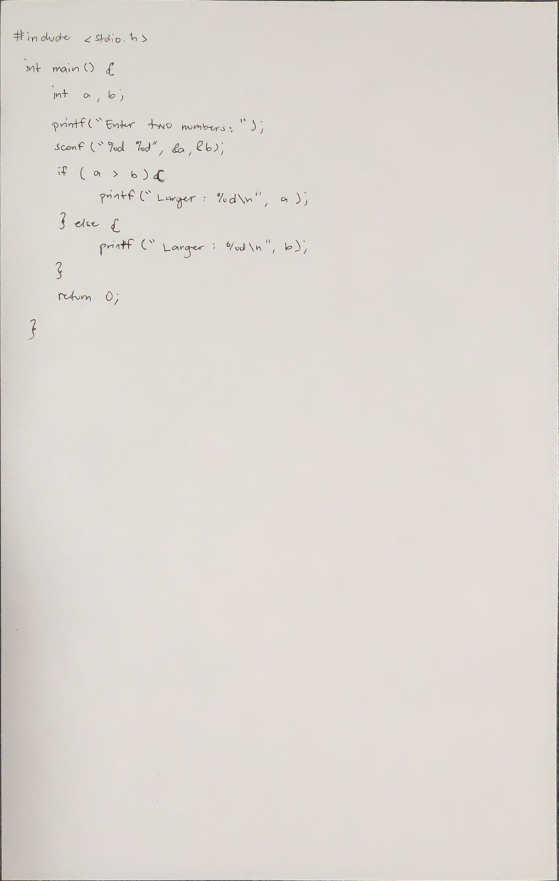
#> input picture ocr_feature/samples/bond_writer1_1.jpg, 1675 x 2642 px (shown at 1/3 size); its folder holds only this picture in this run
$ python -i preprocess.py   (imports and definitions only)
#> lines starting #> are read from the running program, lines starting #| are printed output that depends on the picture; after the words box and inside, x2 and y2 are one past the last pixel; in counts of white or black regions, pixels touching at a corner belong together
from dataclasses import dataclass
from pathlib import Path

import cv2
import numpy as np


@dataclass(frozen=True)
class PreprocessConfig:
    """Tunable preprocessing knobs. The defaults reproduce the pipeline's
    long-standing behavior; change them only with a before/after CER
    comparison (evaluate_cer.py) to show the change actually helps."""

    # Cap resolution -- beyond this the OCR model downsamples internally
    # anyway, so paying denoise/detect cost for it is wasted.
    max_side: int = 1600

    # Non-local-means denoising (cv2.fastNlMeansDenoising).
    denoise: bool = True
    denoise_strength: int = 10
    denoise_template_window: int = 7
    denoise_search_window: int = 21

    # Adaptive Gaussian threshold to a black/white image.
    threshold: bool = True
    threshold_block_size: int = 31
    threshold_c: int = 15

    # A fixed block size is implicitly tuned for one handwriting size: too
    # large a block spans several characters when the writing is small, and
    # thresholding degrades. Setting threshold_block_scale derives the block
    # from the measured glyph height instead (block = scale x glyph, rounded
    # to odd), so the pipeline copes with whatever size the student wrote.
    #
    # Measured on 13 labelled samples (2 writers, bond + greenbook paper):
    # fixed 31 -> 0.223 CER; scale 1.5 -> 0.198. Best on every subgroup, and
    # it removes the penalty from show-through when both sides of a sheet are
    # written on (0.370 -> 0.229 with, 0.242 -> 0.226 without).
    # Set to None to go back to the fixed threshold_block_size.
    threshold_block_scale: float | None = 1.5

    # Paper type changes what denoising should do. Recycled stock (greenbook)
    # carries speckle that survives the default strength and gets thresholded
    # as ink; smooth bond paper is damaged by stronger denoising, which erodes
    # thin strokes. Measured on 13 samples:
    #
    #                        greenbook   bond
    #   denoise 10 (default)     0.354  0.151
    #   denoise 20               0.290  0.209
    #
    # No single strength serves both, so pick per page from the paper's own
    # background texture. Measured separation was clean: bond 0.47-1.89,
    # greenbook 2.53-2.62, threshold set at the midpoint.
    #
    # Enabled by default 2026-08-02: safe on bond paper (every bond sample
    # measures below the threshold, so behavior there is unchanged) and
    # measurably better on greenbook. Yellow pad is still unmeasured -- if
    # it lands above the threshold and the stronger denoise doesn't suit it,
    # re-check against a labelled batch and adjust textured_paper_threshold
    # or add a third profile rather than assuming this setting is final.
    adaptive_denoise: bool = True
    textured_paper_threshold: float = 2.2
    textured_denoise_strength: int = 20


DEFAULT_CONFIG = PreprocessConfig()


def _median_glyph_height(gray) -> float:
    """Median height of glyph-sized connected components, as a cheap proxy
    for how large the handwriting is in this image. Returns 0.0 when nothing
    plausible is found, so callers can fall back."""
    # Adaptive rather than Otsu: a global threshold is thrown off by any
    # large uniform region (a wide margin, a blown-out area), which can
    # collapse the whole page into a single component.
    binary = cv2.adaptiveThreshold(
        gray, 255, cv2.ADAPTIVE_THRESH_GAUSSIAN_C,
        cv2.THRESH_BINARY_INV, 31, 15)
    count, _, stats, _ = cv2.connectedComponentsWithStats(binary, connectivity=8)
    heights = []
    for i in range(1, count):
        w = stats[i, cv2.CC_STAT_WIDTH]
        h = stats[i, cv2.CC_STAT_HEIGHT]
        area = stats[i, cv2.CC_STAT_AREA]
        # Skip speckles, page-sized blobs, and long rules/edges.
        if 4 <= h <= 300 and area >= 12 and w <= 12 * h:
            heights.append(h)
    return float(np.median(heights)) if heights else 0.0


def _background_noise(gray) -> float:
    """Mean absolute residual against a median blur, over background pixels
    only, as a proxy for how textured the paper is. Ink is excluded by the
    brightness mask so the measure reflects the page, not the writing."""
    residual = cv2.absdiff(gray, cv2.medianBlur(gray, 5)).astype(np.float32)
    background = gray > np.percentile(gray, 60)
    if not background.any():
        return 0.0
    return float(residual[background].mean())


def preprocess_image(
    image_path: str,
    output_dir: str = "outputs",
    config: PreprocessConfig = DEFAULT_CONFIG,
) -> str:
    """Preprocess an image for OCR, writing the result to output_dir and
    returning its path."""
#> called with image_path = 'samples/bond_writer1_1.jpg', output_dir = 'outputs'

    image_path = Path(image_path)
    output_dir = Path(output_dir)
    output_dir.mkdir(exist_ok=True)

    img = cv2.imread(str(image_path))
#> img is the input picture: shape (2642, 1675, 3); mean B, G, R 211.6, 216.3, 220.8
    if img is None:
        raise ValueError(f"Could not read image file: {image_path}")

    height, width = img.shape[:2]
#> height = 2642; width = 1675
    longest_side = max(height, width)
#> longest_side = 2642

    if longest_side > config.max_side:
        scale = config.max_side / longest_side
#> scale = 0.606
        img = cv2.resize(
            img,
            (int(width * scale), int(height * scale)),
            interpolation=cv2.INTER_AREA,
        )
#> img: shape (1600, 1014, 3)

    processed = cv2.cvtColor(img, cv2.COLOR_BGR2GRAY)
    if config.denoise:
        strength = config.denoise_strength
        if config.adaptive_denoise:
            if _background_noise(processed) >= config.textured_paper_threshold:
#> in _background_noise, `residual = cv2.absdiff(gray, cv2.medianBlur(gray, 5)).astype(np.float32)`:
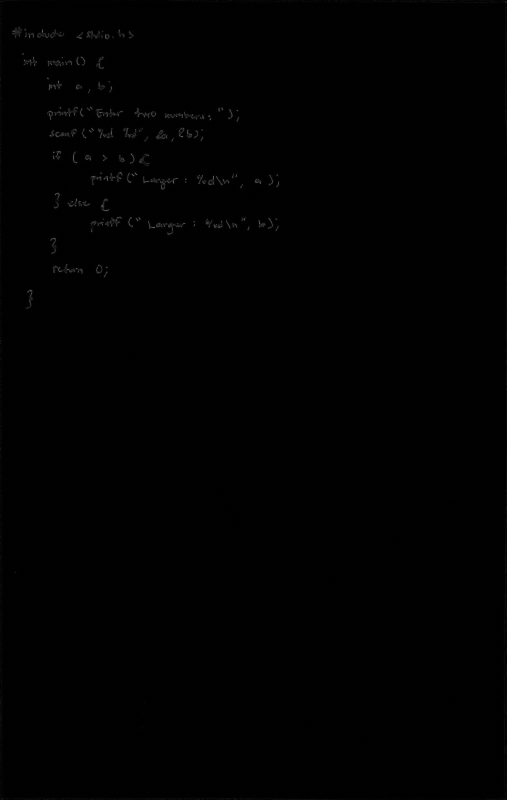
#> residual: shape (1600, 1014) float32 (shown at 1/2 size); min 0, max 131, mean 0.8
#> in _background_noise, `background = gray > np.percentile(gray, 60)`:
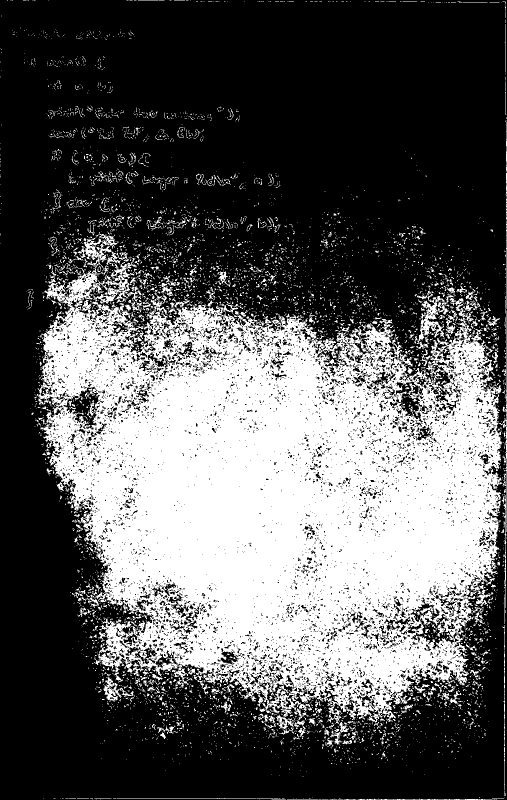
#> background: shape (1600, 1014) bool (shown at 1/2 size); 35.5% white; 5597 white regions (5147 under 20 px), largest, box (x1, y1, x2, y2) and area: (75, 468, 1006, 1445) 527389, (833, 587, 909, 688) 2165, (1003, 441, 1014, 1248) 1574
                strength = config.textured_denoise_strength
        processed = cv2.fastNlMeansDenoising(
            processed,
            None,
            strength,
            config.denoise_template_window,
            config.denoise_search_window,
        )
    if config.threshold:
        block_size = config.threshold_block_size
        if config.threshold_block_scale is not None:
            glyph = _median_glyph_height(processed)
#> in _median_glyph_height, `binary = cv2.adaptiveThreshold( gray, 255, cv2.ADAPTIVE_THRESH_GAUSSIA..`:
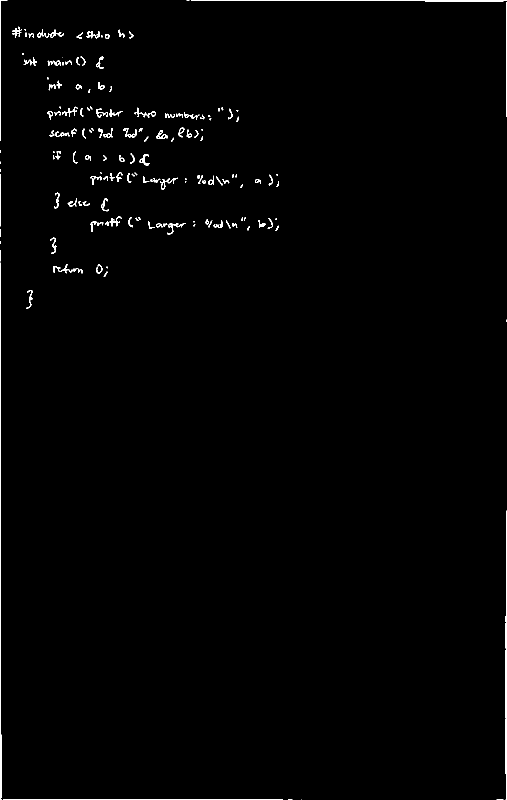
#> binary: shape (1600, 1014) (shown at 1/2 size); 0.88% white; 166 white regions (43 under 20 px), largest, box (x1, y1, x2, y2) and area: (0, 526, 4, 1600) 1854, (1011, 1021, 1014, 1600) 1319, (382, 0, 1014, 3) 1212
#> in _median_glyph_height, `count, _, stats, _ = cv2.connectedComponentsWithStats(binary, connecti..`: count = 167; stats = 167 rows, first 6: [0, 0, 1014, 1600, 1608076], [0, 0, 15, 282, 299], [373, 0, 6, 1, 6], [382, 0, 632, 3, 1212], [1012, 4, 2, 230, 309], [24, 53, 20, 22, 134]
#> the loop in _median_glyph_height, `for i in range(1, count):` made 166 passes
#> (w, h, area) on passes 1, 3, 4: (15, 282, 299), (632, 3, 1212), (2, 230, 309)
#> after the loop in _median_glyph_height, `for i in range(1, count):`: heights = 137 values, max 282 at index 0, min 4 at index 13, mean 17.91
#> glyph = 12
            if glyph > 0:
                # adaptiveThreshold requires an odd block of at least 3.
                block_size = max(3, int(round(config.threshold_block_scale * glyph)))
#> block_size = 18
                if block_size % 2 == 0:
                    block_size += 1
#> block_size = 19
        processed = cv2.adaptiveThreshold(
            processed,
            255,
            cv2.ADAPTIVE_THRESH_GAUSSIAN_C,
            cv2.THRESH_BINARY,
            block_size,
            config.threshold_c,
        )
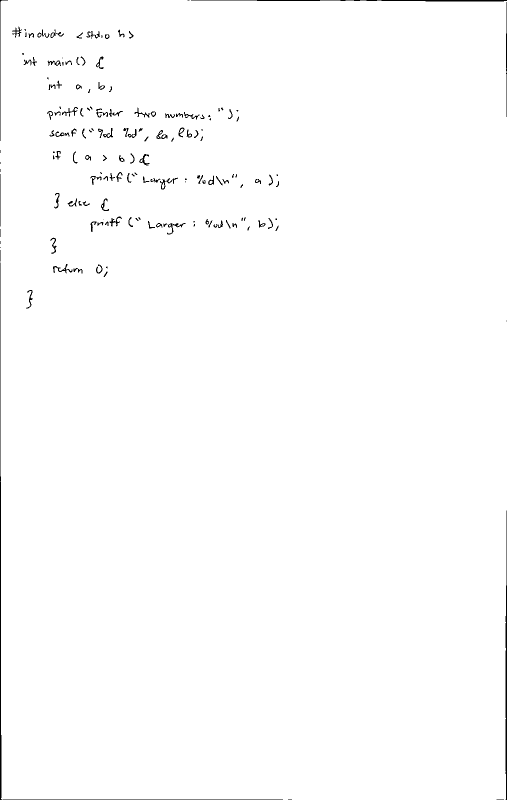
#> processed: shape (1600, 1014) (shown at 1/2 size); 99.2% white; 170 black regions (51 under 20 px), largest, box (x1, y1, x2, y2) and area: (0, 526, 5, 1600) 1850, (1011, 1021, 1014, 1600) 1315, (382, 0, 1014, 3) 1209

    output_path = output_dir / f"{image_path.stem}_preprocessed.jpg"

    cv2.imwrite(str(output_path), processed)

    return str(output_path)

>>> result = preprocess_image('samples/bond_writer1_1.jpg')

$ run again, on ocr_feature/samples/bond_writer2_1.jpg
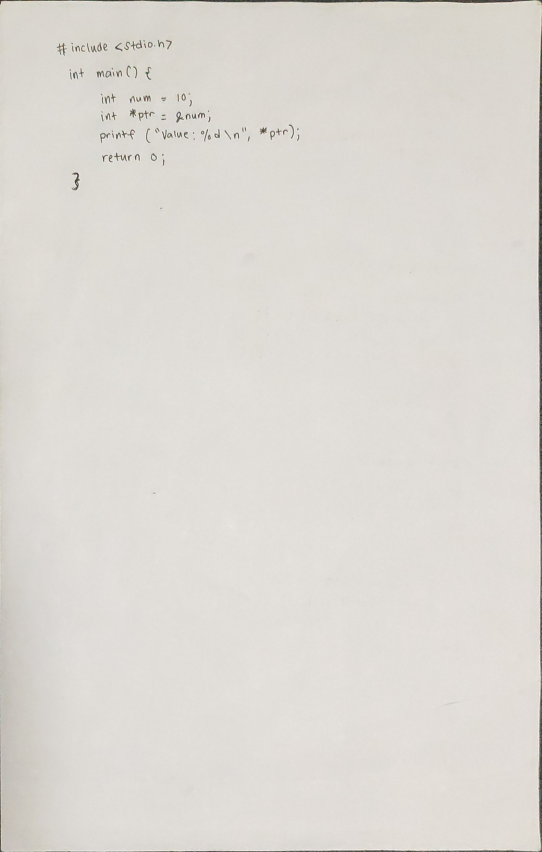
#> input picture ocr_feature/samples/bond_writer2_1.jpg, 1625 x 2556 px (shown at 1/3 size)
#> in preprocess_image, img is the input picture: shape (2556, 1625, 3); mean B, G, R 212.1, 217.7, 221.1
#> img: shape (1600, 1017, 3)
#> in _background_noise, `background = gray > np.percentile(gray, 60)`:
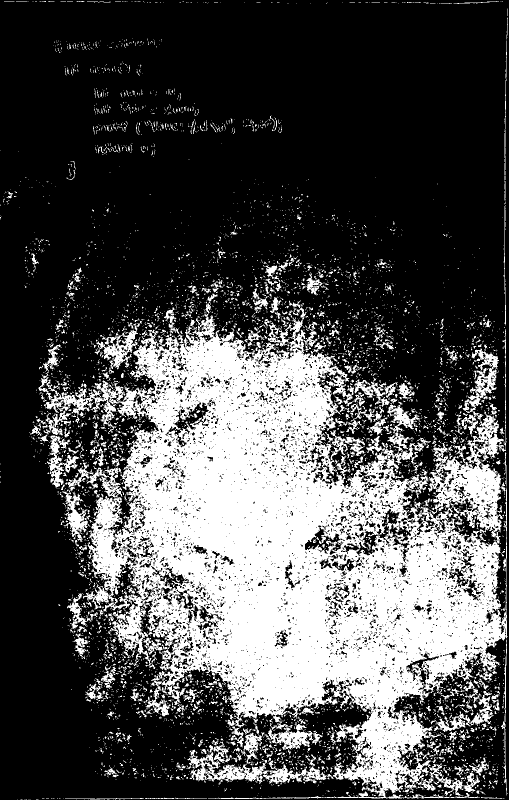
#> background: shape (1600, 1017) bool (shown at 1/2 size); 30.7% white; 5577 white regions (5042 under 20 px), largest, box (x1, y1, x2, y2) and area: (76, 615, 1015, 1598) 418053, (375, 1464, 537, 1569) 4943, (923, 697, 998, 873) 3701
#> binary: shape (1600, 1017); 0.95% white; 109 white regions (23 under 20 px), largest, box (x1, y1, x2, y2) and area: (198, 48, 1017, 1600) 6785, (0, 0, 1017, 9) 2932, (0, 1370, 7, 1600) 241
#> count = 110; stats = 110 rows, first 6: [0, 1, 1017, 1599, 1611726], [0, 0, 1017, 9, 2932], [198, 48, 819, 1552, 6785], [245, 75, 22, 19, 137], [269, 75, 3, 3, 7], [296, 74, 13, 16, 80]
#> the loop in _median_glyph_height, `for i in range(1, count):` made 109 passes
#> (w, h, area) on passes 1, 2, 3, 5, 6, 7, 8, 9: (1017, 9, 2932), (819, 1552, 6785), (22, 19, 137), (13, 16, 80), (12, 18, 73), (8, 18, 73), (11, 16, 71), (9, 12, 63)
#> after the loop in _median_glyph_height, `for i in range(1, count):`: heights = 86 values, max 230 at index 85, min 4 at index 47, mean 16.92
#> glyph = 14
#> block_size = 21
#> in preprocess_image, `processed = cv2.adaptiveThreshold( processed, 255, cv2.ADAPTIVE_THRESH..`:
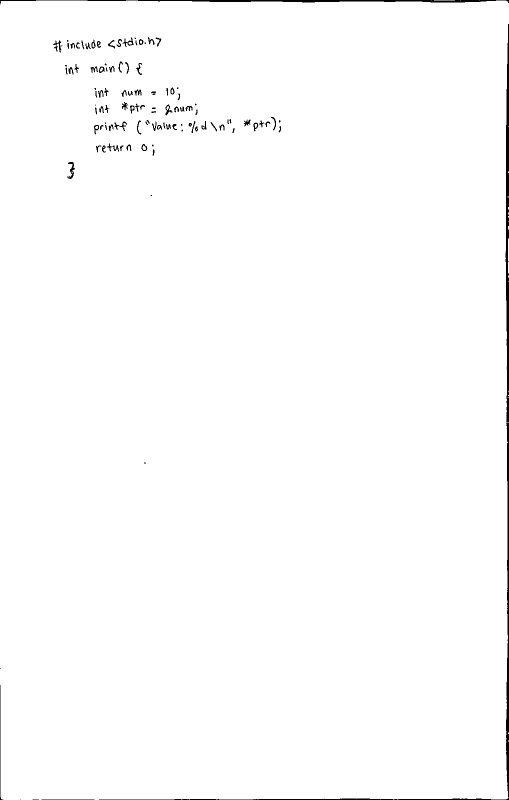
#> processed: shape (1600, 1017) (shown at 1/2 size); 99.1% white; 111 black regions (24 under 20 px), largest, box (x1, y1, x2, y2) and area: (1011, 48, 1017, 1595) 5187, (0, 0, 1017, 9) 2881, (198, 1596, 1017, 1600) 1465
